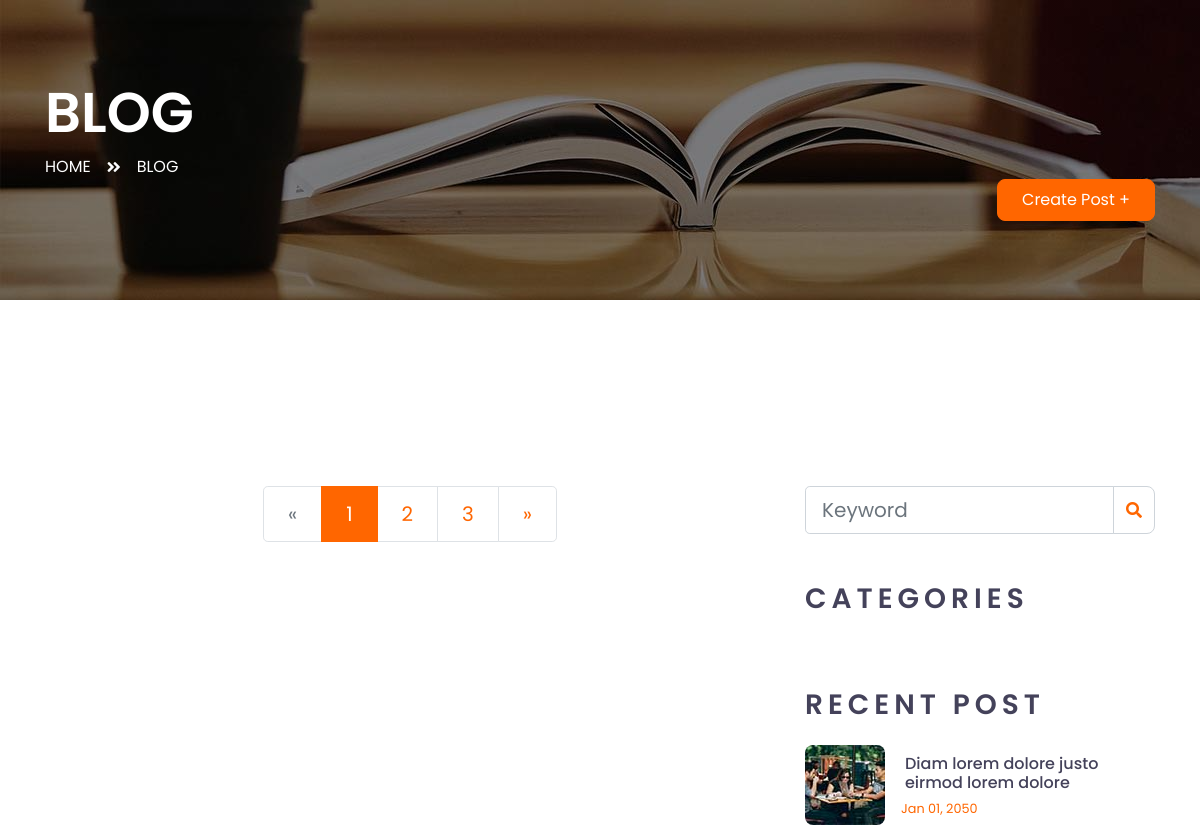
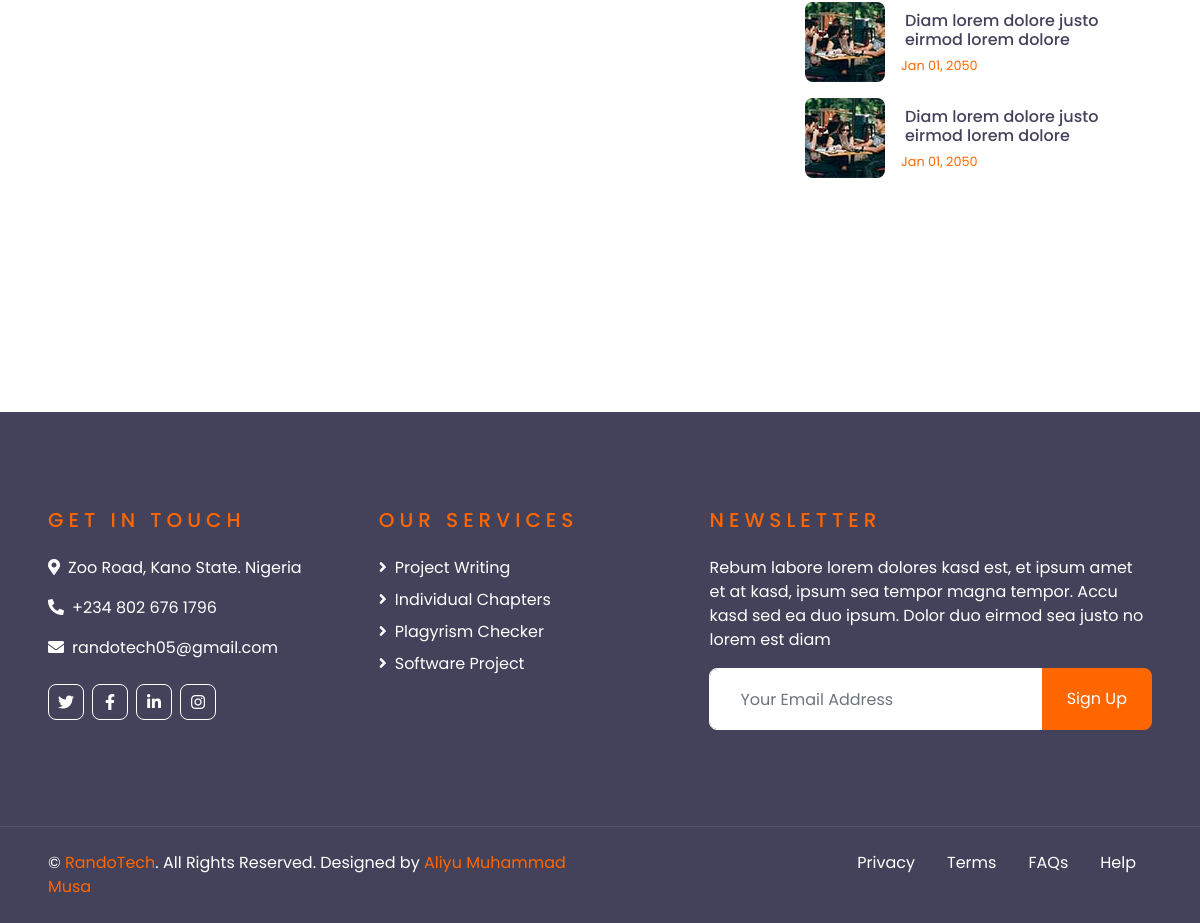
Before: /blog/post_list/ with the older database file (2 pictures, top to bottom).
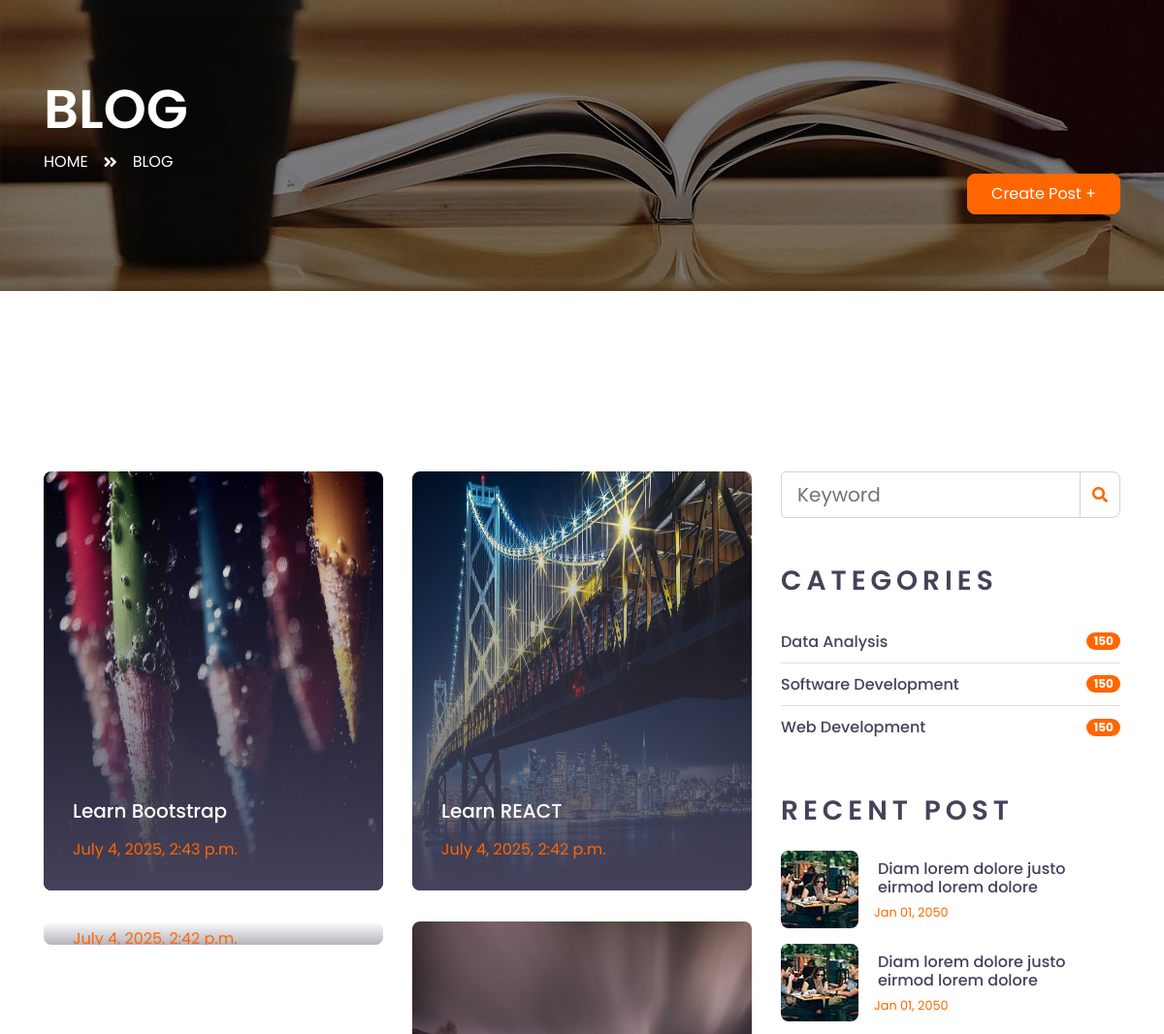
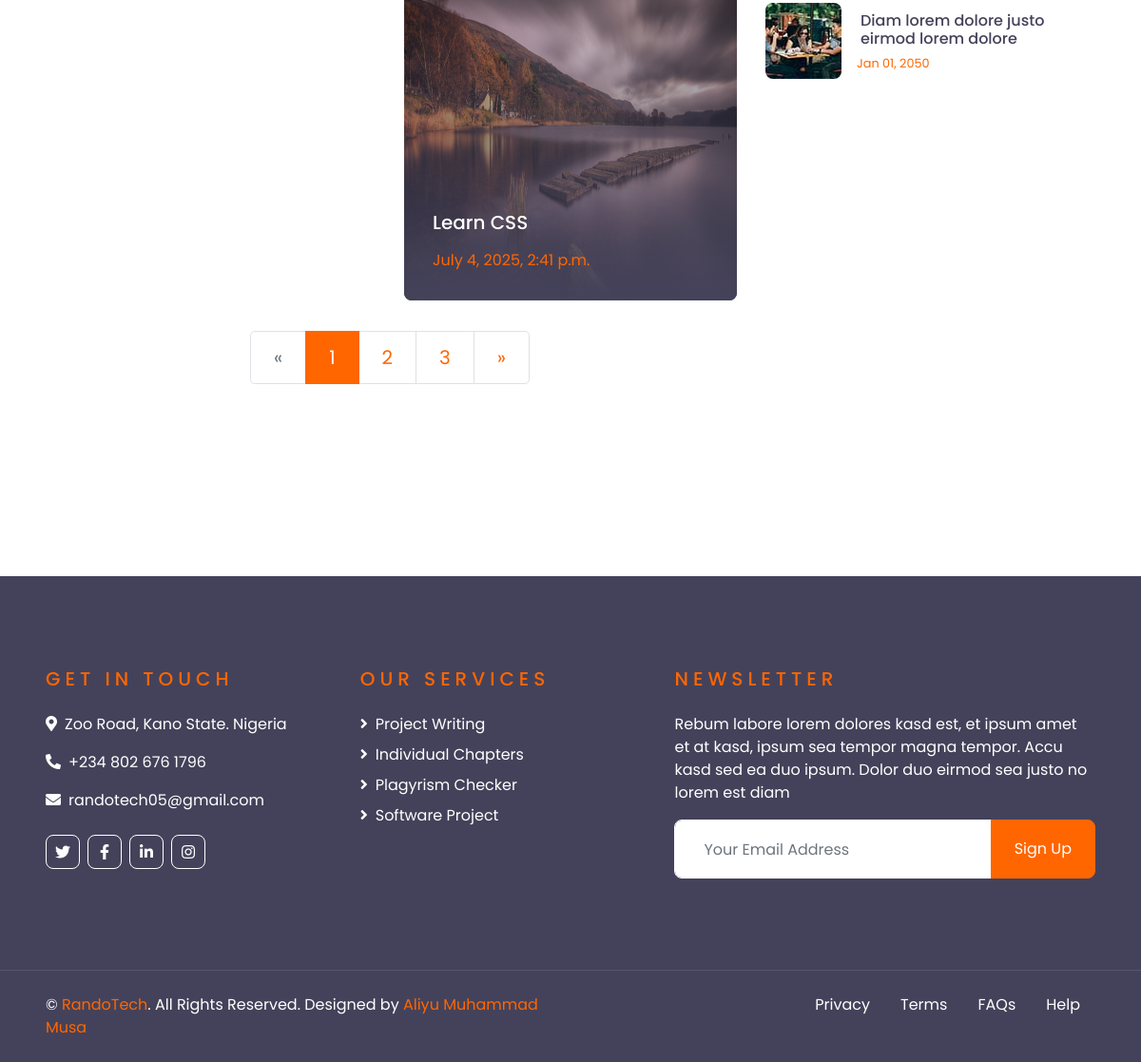
After: the same page with the newer database file (2 pictures, top to bottom).
### blog/models.py (models this page shows, shortened)
class Post(models.Model):
    STATUS_CHOICES = {
        ('draft', 'DRAFT'),
        ('published', 'PUBLISHED'),
    }
    author = models.ForeignKey(CustomUser, on_delete=models.CASCADE, related_name='blog_post')
    category = models.ForeignKey(Category, on_delete=models.CASCADE, related_name='category_post')
    title = models.CharField(max_length=250)
    slug = models.SlugField(max_length=250, unique_for_date='publish')
    cover_img = models.ImageField(upload_to='img/post_cover', blank=True, null=False, default='img/blog-1.jpg')
    body = models.TextField()
    publish = models.DateTimeField(default=timezone.now)
    created = models.DateTimeField(auto_now_add=True)
    updated = models.DateTimeField(auto_now=True)
    status = models.CharField(max_length=10, choices=STATUS_CHOICES, default='published')
    objects = models.Manager()
    published = PublishedManager()
    class Meta:
        ordering = ('-publish',)
    def get_absolute_url(self):
        return reverse("blog:post_detail", args=[self.publish.year, self.publish.month, self.publish.day, self.slug])

class Category(models.Model):
    name = models.CharField(max_length=200, db_index=True)
    slug = models.SlugField(max_length=200, unique=True)
    class Meta:
        ordering = ('name',)
        verbose_name = 'category'
        verbose_name_plural = 'categories'

### blog/views.py (the view)
# urls.py: path('post_list/', PostListView, name='post_list'),
def PostListView(request):
    posts = Post.published.all()[:4]
    categories = Category.objects.all()
    context = {
        'post' : posts,
        'category' : categories,
    }
    return render(request, 'blog/post_list.html', context)

### blog/models.py (called while the page is built)
    def get_queryset(self):
        return super(PublishedManager, self).get_queryset()\
            .filter(status='published')

### blog/templates/blog/post_list.html (shortened to what this page needs)
<!DOCTYPE html>
<html lang="en">
  {% load static %}
  <head>
    <link
      href="https://cdnjs.cloudflare.com/ajax/libs/font-awesome/5.10.0/css/all.min.css"
      rel="stylesheet"
    />
    <link
      href="{% static 'lib/owlcarousel/assets/owl.carousel.min.css' %}"
      rel="stylesheet"
    />
    <link
      href="https://cdn.jsdelivr.net/npm/bootstrap@5.3.7/dist/css/bootstrap.min.css"
      rel="stylesheet"
    />
    <link href="{% static 'css/style.css' %}" rel="stylesheet" />
  </head>
    <div class="container-fluid page-header" style="margin-bottom: 90px;">
        <div class="container">
            <div class="d-flex flex-column justify-content-center" style="min-height: 300px">
                <h3 class="display-4 text-white text-uppercase">Blog</h3>
                <div class="d-inline-flex text-white">
                    <p class="m-0 text-uppercase"><a class="text-white" href="">Home</a></p>
                    <i class="fa fa-angle-double-right pt-1 px-3"></i>
                    <p class="m-0 text-uppercase">Blog</p>
                </div>
                    <a
                    class="btn btn-primary py-2 px-4 d-block  ml-auto d-lg-block"
                    href=""
                    >Create Post +</a
                    >
            </div>
        </div>
    </div>
    <div class="container-fluid py-5">
        <div class="container py-5">
            <div class="row">
                <div class="col-lg-8">
                    <div class="row pb-3">
                      {% for post in post %}
                      <div class="col-lg-6 mb-4">
                        <div class="blog-item position-relative overflow-hidden rounded mb-2">
                          {% if post.cover_img %}
                          <img class="img-fluid" src="{{ post.cover_img.url }}" style="height: 27em;" alt="">
                          {% else %}
                          <img class="img-fluid" src="{% static 'img/blog-1.jpg' %}" style="height: 27em; alt="">
                          {% endif %}
                          <a class="blog-overlay text-decoration-none" href="{{ post.get_absolute_url }}">
                            <h5 class="text-white mb-3">{{post.title}}</h5>
                            <p class="text-primary m-0">{{post.created}}</p>
                          </a>
                        </div>
                      </div>
                      {% endfor %}
                        <div class="col-12">
                            <nav aria-label="Page navigation">
                                <ul class="pagination pagination-lg justify-content-center mb-0">
                                  <li class="page-item disabled">
                                    <a class="page-link" href="#" aria-label="Previous">
                                      <span aria-hidden="true">&laquo;</span>
                                    </a>
                                  </li>
                                  <li class="page-item active"><a class="page-link" href="#">1</a></li>
                                  <li class="page-item"><a class="page-link" href="#">2</a></li>
                                  <li class="page-item"><a class="page-link" href="#">3</a></li>
                                  <li class="page-item">
                                    <a class="page-link" href="#" aria-label="Next">
                                      <span aria-hidden="true">&raquo;</span>
                                    </a>
                                  </li>
                                </ul>
                              </nav>
                        </div>
                    </div>
                </div>
                <div class="col-lg-4 mt-5 mt-lg-0">
                    <div class="mb-5">
                        <form action="">
                            <div class="input-group">
                                <input type="text" class="form-control form-control-lg" placeholder="Keyword">
                                <div class="input-group-append">
                                    <span class="input-group-text bg-transparent text-primary"><i
                                            class="fa fa-search"></i></span>
                                </div>
                            </div>
                        </form>
                    </div>
                    <div class="mb-5">
                        <h3 class="text-uppercase mb-4" style="letter-spacing: 5px;">Categories</h3>
                        <ul class="list-group list-group-flush">
                          {% for cat in category %}
                          <li class="list-group-item d-flex justify-content-between align-items-center px-0">
                            <a href="" class="text-decoration-none h6 m-0">{{cat.name}}</a>
                            <span class="badge badge-primary badge-pill">150</span>
                          </li>
                          {% endfor %}
                        </ul>
                    </div>
                    <div class="mb-5">
                        <h3 class="text-uppercase mb-4" style="letter-spacing: 5px;">Recent Post</h3>
                        <a class="d-flex align-items-center text-decoration-none mb-3" href="">
                            <img class="img-fluid rounded" src="img/blog-80x80.jpg" alt="">
                            <div class="pl-3">
                                <h6 class="m-1">Diam lorem dolore justo eirmod lorem dolore</h6>
                                <small>Jan 01, 2050</small>
                            </div>
                        </a>
                        <a class="d-flex align-items-center text-decoration-none mb-3" href="">
                            <img class="img-fluid rounded" src="img/blog-80x80.jpg" alt="">
                            <div class="pl-3">
                                <h6 class="m-1">Diam lorem dolore justo eirmod lorem dolore</h6>
                                <small>Jan 01, 2050</small>
                            </div>
                        </a>
                        <a class="d-flex align-items-center text-decoration-none mb-3" href="">
                            <img class="img-fluid rounded" src="img/blog-80x80.jpg" alt="">
                            <div class="pl-3">
                                <h6 class="m-1">Diam lorem dolore justo eirmod lorem dolore</h6>
                                <small>Jan 01, 2050</small>
                            </div>
                        </a>
                    </div>
                </div>
            </div>
        </div>
    </div>
    <div
      class="container-fluid bg-dark text-white py-5 px-sm-3 px-lg-5"
      style="margin-top: 90px"
    >
      <div class="row pt-5">
        <div class="col-lg-7 col-md-12">
          <div class="row">
            <div class="col-md-6 mb-5">
              <h5
                class="text-primary text-uppercase mb-4"
                style="letter-spacing: 5px"
              >
                Get In Touch
              </h5>
              <p>
                <i class="fa fa-map-marker-alt mr-2"></i>Zoo Road, Kano State.
                Nigeria
              </p>
              <p><i class="fa fa-phone-alt mr-2"></i>+234 802 676 1796</p>
              <p><i class="fa fa-envelope mr-2"></i>randotech05@gmail.com</p>
              <div class="d-flex justify-content-start mt-4">
                <a class="btn btn-outline-light btn-square mr-2" href="#"
                  ><i class="fab fa-twitter"></i
                ></a>
                <a class="btn btn-outline-light btn-square mr-2" href="#"
                  ><i class="fab fa-facebook-f"></i
                ></a>
                <a class="btn btn-outline-light btn-square mr-2" href="#"
                  ><i class="fab fa-linkedin-in"></i
                ></a>
                <a class="btn btn-outline-light btn-square" href="#"
                  ><i class="fab fa-instagram"></i
                ></a>
              </div>
            </div>
            <div class="col-md-6 mb-5">
              <h5
                class="text-primary text-uppercase mb-4"
                style="letter-spacing: 5px"
              >
                Our Services
              </h5>
              <div class="d-flex flex-column justify-content-start">
                <a class="text-white mb-2" href="#"
                  ><i class="fa fa-angle-right mr-2"></i>Project Writing</a
                >
                <a class="text-white mb-2" href="#"
                  ><i class="fa fa-angle-right mr-2"></i>Individual Chapters</a
                >
                <a class="text-white mb-2" href="#"
                  ><i class="fa fa-angle-right mr-2"></i>Plagyrism Checker</a
                >
                <a class="text-white mb-2" href="#"
                  ><i class="fa fa-angle-right mr-2"></i>Software Project</a
                >
              </div>
            </div>
          </div>
        </div>
        <div class="col-lg-5 col-md-12 mb-5">
          <h5
            class="text-primary text-uppercase mb-4"
            style="letter-spacing: 5px"
          >
            Newsletter
          </h5>
          <p>
            Rebum labore lorem dolores kasd est, et ipsum amet et at kasd, ipsum
            sea tempor magna tempor. Accu kasd sed ea duo ipsum. Dolor duo
            eirmod sea justo no lorem est diam
          </p>
          <div class="w-100">
            <div class="input-group">
              <input
                type="text"
                class="form-control border-light"
                style="padding: 30px"
                placeholder="Your Email Address"
              />
              <div class="input-group-append">
                <button class="btn btn-primary px-4">Sign Up</button>
              </div>
            </div>
          </div>
        </div>
      </div>
    </div>
    <div
      class="container-fluid bg-dark text-white border-top py-4 px-sm-3 px-md-5"
      style="border-color: rgba(256, 256, 256, 0.1) !important"
    >
      <div class="row">
        <div class="col-lg-6 text-center text-md-left mb-3 mb-md-0">
          <p class="m-0 text-white">
            &copy; <a href="#">RandoTech</a>. All Rights Reserved. Designed by
            <a href="https://htmlcodex.com">Aliyu Muhammad Musa</a>
          </p>
        </div>
        <div class="col-lg-6 text-center text-md-right">
          <ul class="nav d-inline-flex">
            <li class="nav-item">
              <a class="nav-link text-white py-0" href="#">Privacy</a>
            </li>
            <li class="nav-item">
              <a class="nav-link text-white py-0" href="#">Terms</a>
            </li>
            <li class="nav-item">
              <a class="nav-link text-white py-0" href="#">FAQs</a>
            </li>
            <li class="nav-item">
              <a class="nav-link text-white py-0" href="#">Help</a>
            </li>
          </ul>
        </div>
      </div>
    </div>
  </body>
</html>

Changed rows visible on the page:
added Post: cover_img (picture), title "Learn Bootstrap", created "July 4, 2025, 2:43 p.m."
added Post: cover_img (picture), title "Learn REACT", created "July 4, 2025, 2:42 p.m."
added Post: created "July 4, 2025, 2:42 p.m."
added Post: cover_img (picture), title "Learn CSS", created "July 4, 2025, 2:41 p.m."
added Category: name "Data Analysis"
added Category: name "Software Development"
added Category: name "Web Development"
